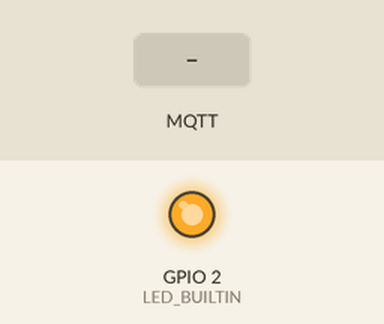
Recording of a sketch running on a simulated ESP8266 (NodeMCU). Parts: output pins drawn as LEDs (lit = HIGH, except the on-board LED, lit = LOW). The inputs (shaded band) are chosen by the test bench. WiFi joins after 1.5 s; servers stay silent unless stated; random numbers use the default seed unless the sketch sets one; no MQTT or app messages arrive unless stated; what the sketch prints to the serial monitor is not drawn.

Above: at 2.8 s.
2.9 s: MQTT message "OFF" arrives on the first subscribed topic
At 7.8 s:
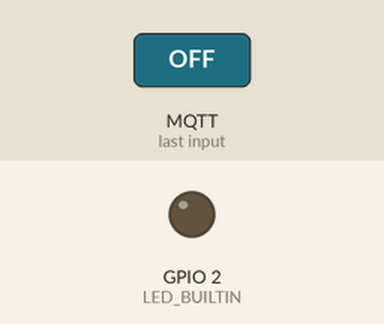
8.1 s: MQTT message "ON" arrives on the first subscribed topic
At 12.9 s:
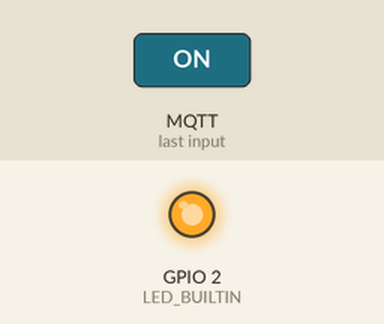
Timing chart, 0 to 14.4 s (numbered marks = the images above; inputs shaded):
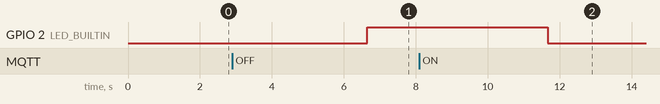

Measured:
- after the input at 2.9 s, GPIO 2 (LED_BUILTIN): LOW → HIGH after 3.8 s
- after the input at 8.1 s, GPIO 2 (LED_BUILTIN): HIGH → LOW after 3.6 s

The sketch:

arduino_androidmqtt.ino
```cpp
#include <ESP8266WiFi.h>
#include <PubSubClient.h>

const char* ssid = "TP-LINK_1784";
const char* password = "asdfghjkl";

const char* mqtt_server = "tailor.cloudmqtt.com";

const char *mqtt_user = "ghleymma";
const char *mqtt_pass = "jmvoCCetDGiy";

WiFiClient espClient;
PubSubClient client(espClient);
long lastMsg = 0;
char msg[50];
int value = 0;

void setup_wifi()
{
  delay(100);
  // We start by connecting to a WiFi network
  Serial.println();
  Serial.print("Connecting to ");
  Serial.println(ssid);
  WiFi.begin(ssid, password);
  while(WiFi.status() != WL_CONNECTED) {
    delay(500);
    Serial.print(".");
  }

  randomSeed(micros());

  Serial.println("");

}

void reconnect() {
  while(!client.connected()) {

      String clientId = "ESP8266Client-";
      clientId += String(random(0xffff), HEX);

      if(client.connect(clientId.c_str(), mqtt_user, mqtt_pass)) {
        Serial.println("connected");

        client.publish("outTopic", "hello world");

        client.subscribe("inTopic");
      } else {
        Serial.print("failed");
        delay(5000);
      }
  }

}

void callback(char* topic, byte* payload, unsigned int length) {
  //pinMode(LED_BUILTIN, OUTPUT);
  Serial.print("Message arrived [");
  Serial.print(topic);
  Serial.print("] ");

  char payloadstr[100];

  //payloadstr1[0] = 'a';
  //payloadstr1[1] = '\0';
  //Serial.println(payloadstr1);

  int i;
  for(i=0;i< length;i++) {
    Serial.print((char)payload[i]);
    payloadstr[i] = (char)payload[i];

  }
  payloadstr[i] = '\0';

  Serial.println();
  //Serial.println(payloadstr1);


  //if else to on/off led

  if(strcmp(payloadstr, "ON") == 0)
  {
    //on the led
    Serial.println("on led success");
    digitalWrite(LED_BUILTIN, LOW);

  } else if(strcmp(payloadstr, "OFF") == 0){
    Serial.println("OFF led success");
    digitalWrite(LED_BUILTIN, HIGH);

  } else {
    Serial.print(strcmp((char*)payload, "OFF"));
    Serial.print("message is ");
    Serial.println((char*)payload);
    //Serial.println(payload);
  }

}


void setup() {
  // put your setup code here, to run once:
  pinMode(LED_BUILTIN, OUTPUT);
  Serial.begin(9600);
  setup_wifi();
  client.setServer(mqtt_server, 13968); //server name and port*************
  client.setCallback(callback);
  reconnect();
  if(client.subscribe("abc", 0) == true)
  {
    Serial.println("subscription successful!");
  }
  else {
    Serial.println("subscription failed!");
  }


}

void loop() {
  // put your main code here, to run repeatedly:
  if(!client.connected()) {
    reconnect();
  }
  client.loop();

    //digitalWrite(LED_BUILTIN, LOW);
    //delay(5000);
    //digitalWrite(LED_BUILTIN, HIGH);


  static int h = 30; //random*************************
  static int t = 20; //random************************

  String hh = String(h);
  String msg = String(t);

  Serial.print("Publish message: ");
  Serial.println(msg);

  int numt = t;
  char cstr[16];
  itoa(numt, cstr, 10);

  int numh = h;
  char cshr[16];
  itoa(numh, cshr, 10);

  delay(5000);
  client.publish("dht", cstr);
  client.publish("bmp", cshr);

  h++;
  t++;
}
```
